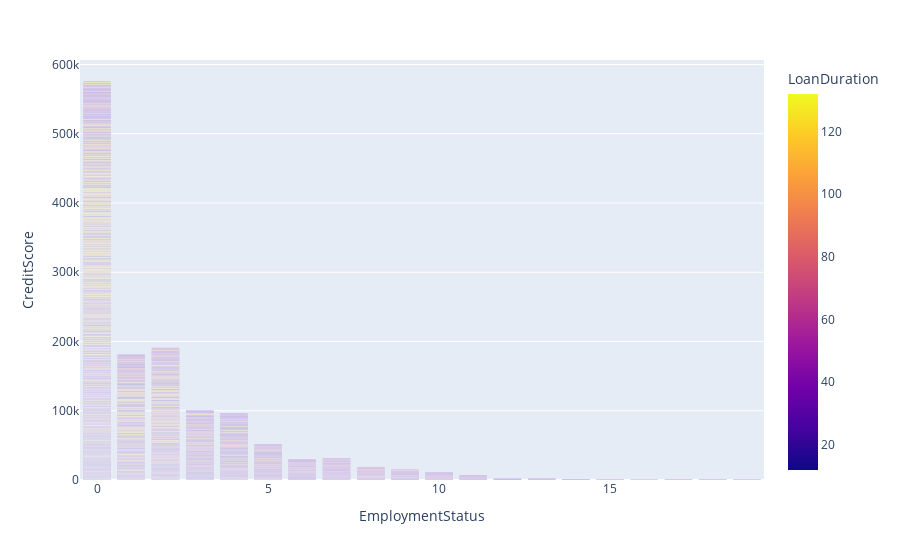

Notebook code cell kept with this figure:
### Code cell
fig = px.bar(df, x = 'EmploymentStatus',y='CreditScore', color = 'LoanDuration',barmode='group')
fig.show()

### Figure 1 — Plotly figure (JSON) as saved in the notebook; plotly's stock layout.template omitted (floating-point values rounded to 4 significant figures; data arrays with more than 128 entries replaced by an {"elided": "..."} marker saying what was removed)
{"data": [{"alignmentgroup": "True", "hovertemplate": "EmploymentStatus=%{x}<br>CreditScore=%{y}<br>LoanDuration=%{marker.color}<extra></extra>", "legendgroup": "", "marker": {"color": {"elided": "2381 int values"}, "coloraxis": "coloraxis", "pattern": {"shape": ""}}, "name": "", "offsetgroup": "", "orientation": "v", "showlegend": false, "textposition": "auto", "type": "bar", "x": {"elided": "2381 int values"}, "xaxis": "x", "y": {"elided": "2381 int values"}, "yaxis": "y"}], "layout": {"barmode": "group", "coloraxis": {"colorbar": {"title": {"text": "LoanDuration"}}, "colorscale": [[0, "#0d0887"], [0.1111, "#46039f"], [0.2222, "#7201a8"], [0.3333, "#9c179e"], [0.4444, "#bd3786"], [0.5556, "#d8576b"], [0.6667, "#ed7953"], [0.7778, "#fb9f3a"], [0.8889, "#fdca26"], [1, "#f0f921"]]}, "legend": {"tracegroupgap": 0}, "margin": {"t": 60}, "xaxis": {"anchor": "y", "domain": [0, 1], "title": {"text": "EmploymentStatus"}}, "yaxis": {"anchor": "x", "domain": [0, 1], "title": {"text": "CreditScore"}}}}
